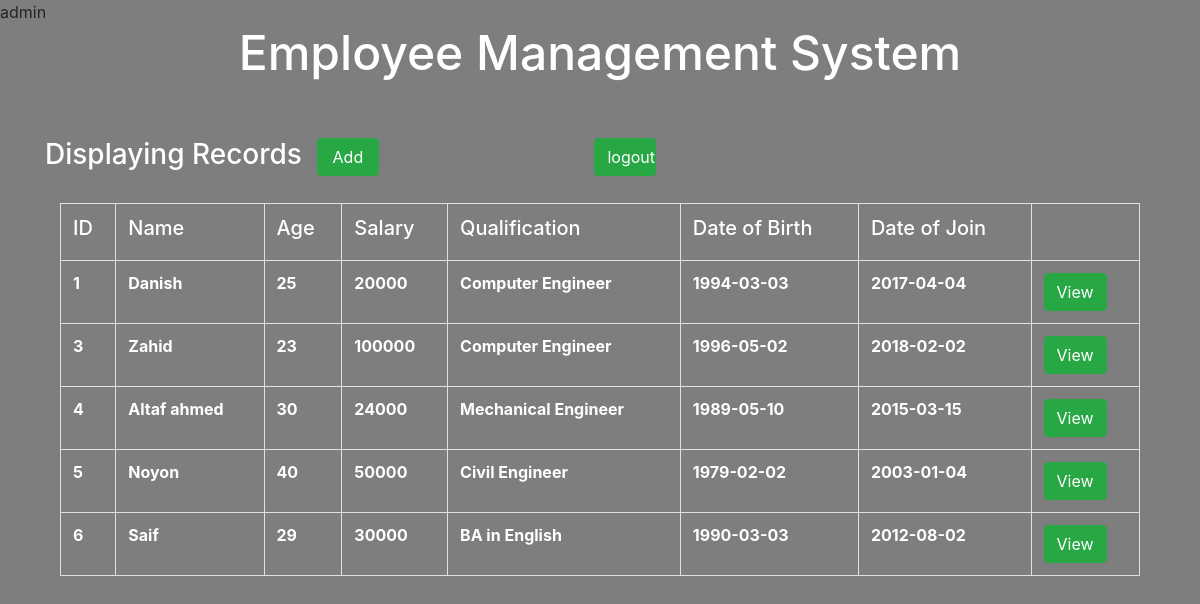
/display.php (signed in), run on the app's committed database.
### tables this page shows
CREATE TABLE `employee` (
  `id` int(10) NOT NULL,
  `name` varchar(50) NOT NULL,
  `age` int(20) NOT NULL,
  `salary` int(20) NOT NULL,
  `date_of_birth` date NOT NULL,
  `date_of_join` date NOT NULL,
  `qualification` varchar(50) NOT NULL
);

### display.php (the view, shortened to what this page needs)
<!DOCTYPE html>
<html>
<head>
	<link href="https://stackpath.bootstrapcdn.com/bootstrap/4.1.1/css/bootstrap.min.css" rel="stylesheet">
</head>
<body>
<br>
<div>
<h2 class="text-white"><center><font size="10">Employee Management System</font></center></h2>
</div><br>
<div class="container">
	<div class="col-lg-12"><br>
		<div class="row">
		<h3 class="text-white">Displaying Records</h3>
        <a href="insert.php" class="col-lg-3"><button class="btn btn-success col-lg-3">Add</button></a> <a href="logout.php" class="col-lg-3"><button class="btn btn-success col-lg-3" name="logout">logout</button></a>
    </div><br>
		<table class="table table-stripped table-hover table-bordered">
			<tr class="text-white">
				<th><h5>ID</h5></th>
				<th><h5>Name</h5></th>
				<th><h5>Age</h5></th>
				<th><h5>Salary</h5></th>
				<th><h5>Qualification</h5></th>
				<th><h5>Date of Birth</h5></th>
				<th><h5>Date of Join</h5></th>
			</tr>
			<?php
include 'conn.php';
$q="select * from employee";
$query = mysqli_query($conn,$q);
while ($res = mysqli_fetch_array($query)) {
?>
			<tr class="text-white">
				<th><?php echo $res['id'] ?></th>
				<th><?php echo $res['name'] ?></th>
				<th><?php echo $res['age'] ?></th>
				<th><?php echo $res['salary'] ?></th>
				<th><?php echo $res['qualification'] ?></th>
				<th><?php echo $res['date_of_birth'] ?></th>
				<th><?php echo $res['date_of_join'] ?></th>
				<th><a  href="update.php?id=<?php echo $res['id']; ?>" class="text-white"><button class="btn btn-success">View</button></a></th>
			</tr>
<?php }
?>
		</table>
	</div>
</div>
</body>
</html>

### display.php (style rules this page uses)
body { background-image:linear-gradient(rgba(71,71,71,0.7),rgba(71,71,71,0.7)),url("img/a3.jpg"); background-size: cover; background-position: center; height: 100vh; }

### data on the page
employee: id "1", name "Danish", age "25", salary "20000", qualification "Computer Engineer", date_of_birth "1994-03-03", date_of_join "2017-04-04"
employee: id "3", name "Zahid", age "23", salary "100000", qualification "Computer Engineer", date_of_birth "1996-05-02", date_of_join "2018-02-02"
employee: id "4", name "Altaf ahmed", age "30", salary "24000", qualification "Mechanical Engineer", date_of_birth "1989-05-10", date_of_join "2015-03-15"
employee: id "5", name "Noyon", age "40", salary "50000", qualification "Civil Engineer", date_of_birth "1979-02-02", date_of_join "2003-01-04"
employee: id "6", name "Saif", age "29", salary "30000", qualification "BA in English", date_of_birth "1990-03-03", date_of_join "2012-08-02"
